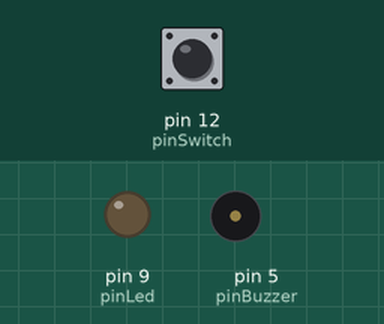
Simulated run of this sketch. Board: Arduino Uno, built with avr-gcc and run on an emulated ATmega328P. Shown: output pins drawn as LEDs (lit = HIGH), buzzer (waves = sounding). The test bench sets the inputs (shaded band); at power-on: pin 12 (pinSwitch) LOW.

Above: at 1.2 s.
1.3 s: pin 12 (pinSwitch) pulled HIGH for 0.15 s
At 1.46 s:
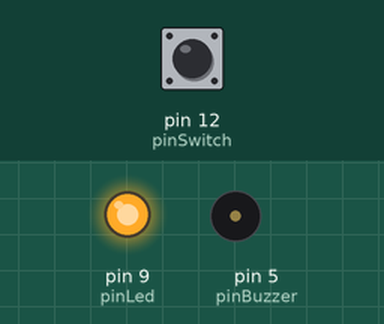
3.1 s: pin 12 (pinSwitch) pulled HIGH for 3.2 s
At 6.8 s:
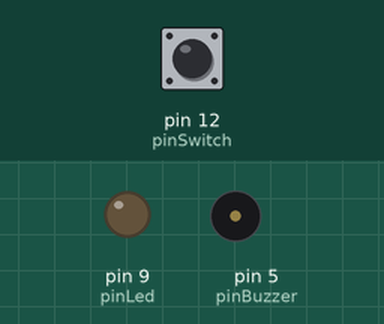
Timing chart, 0 to 8.3 s (numbered marks = the images above; inputs shaded):
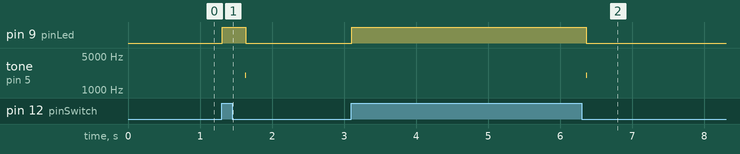

The sketch:

reed_switch.ino
```cpp
#include "LowPower.h"

const int pinSwitch = 12; //Pin Reed
const int pinLed = 9; //Pin LED
const int pinBuzzer = 5;
int StatoSwitch = 0;

void setup(){
  pinMode(pinLed, OUTPUT); //Imposto i PIN
  pinMode(pinSwitch, INPUT);
  pinMode(pinBuzzer, OUTPUT);
}

void loop(){

  StatoSwitch = digitalRead(pinSwitch); //Leggo il valore del Reed

  if (StatoSwitch == HIGH){
    digitalWrite(pinLed, HIGH);
    alarma();
  }else{
    digitalWrite(pinLed, LOW);
    digitalWrite(pinBuzzer, LOW);
    LowPower.powerDown(SLEEP_15MS, ADC_OFF, BOD_OFF);
  }
}

void alarma(){
  for(double x = 0; x < 0.92; x += 0.01){
    tone(pinBuzzer, sinh(x+8.294), 10);
    delay(1);
  }

  for(double x = 0; x < 0.183258; x += 0.002){
    tone(pinBuzzer, sinh(-5* (x-1.8420681)), 10);
    delay(2);
  }
}
```

Measured:
- after the input at 1.3 s, pin 9 (pinLed): LOW → HIGH at once, → LOW 0.33 s later; tone on pin 5 (pinBuzzer): silent → 2012 Hz after 0.33 s, → silent 0.01 s later
- after the input at 3.1 s, pin 9 (pinLed): LOW → HIGH at once, → LOW 3.3 s later; tone on pin 5 (pinBuzzer): silent → 2012 Hz after 3.3 s, → silent 0.01 s later
